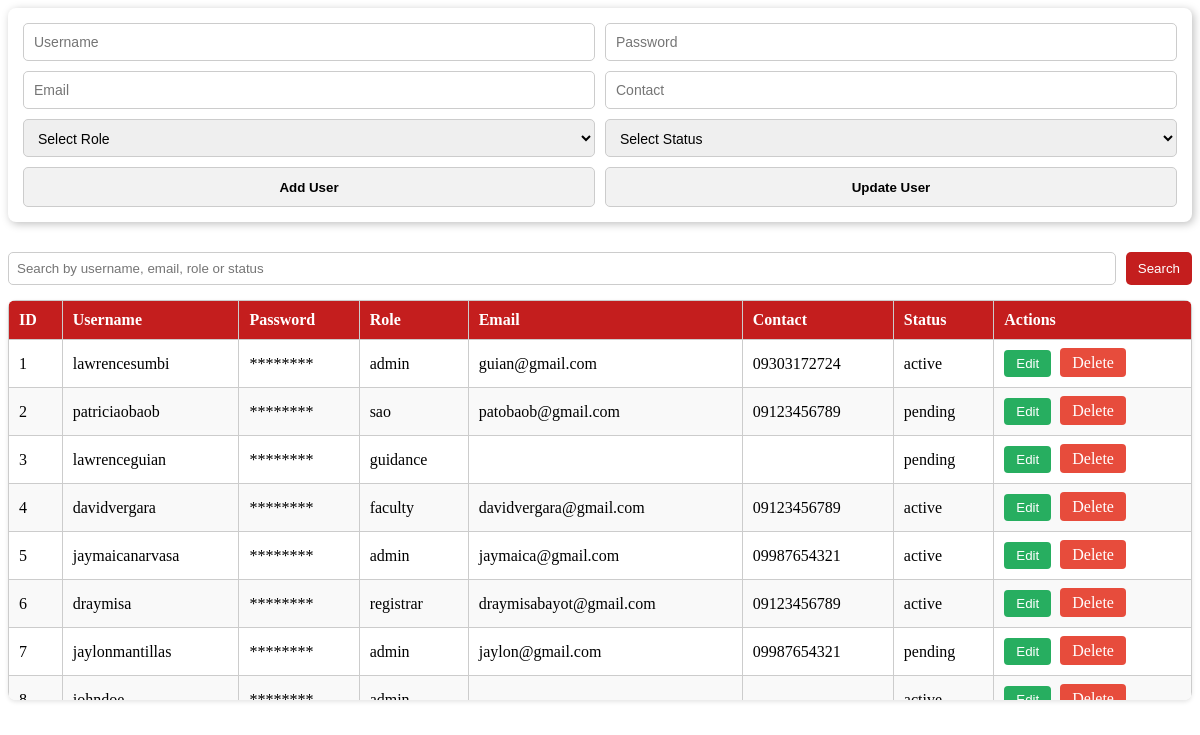
Before: /admin_pages/manage_users.php with the older database file.
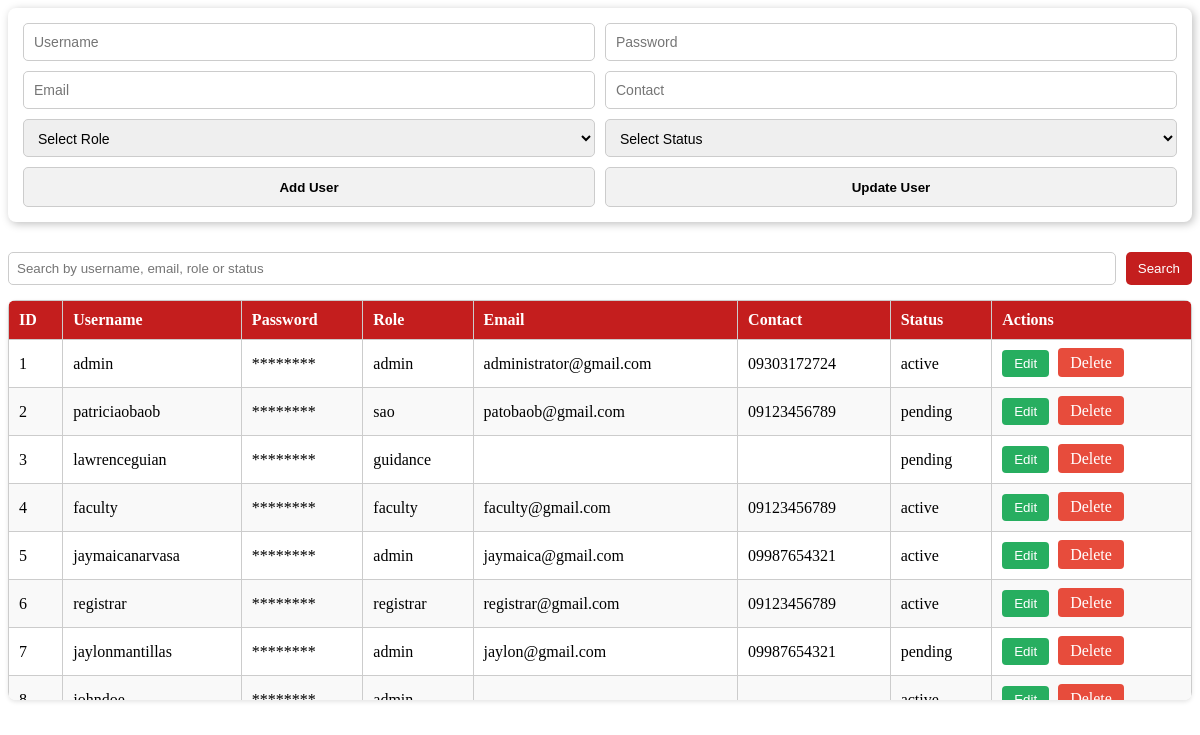
After: the same page with the newer database file.
### tables this page shows
CREATE TABLE `users` (
  `id` int(11) NOT NULL,
  `username` varchar(50) NOT NULL,
  `password` varchar(255) NOT NULL,
  `role` varchar(50) NOT NULL,
  `email` varchar(255) NOT NULL,
  `contact` varchar(50) NOT NULL,
  `status` varchar(50) NOT NULL,
  `img` varchar(255) NOT NULL
);

### admin_pages/manage_users.php (the view, shortened to what this page needs)
<?php
$host = "localhost";
$dbname = "studisciplink";
$user = "root";
$pass = "";
try {
    $pdo = new PDO("mysql:host=$host;dbname=$dbname", $user, $pass);
    $pdo->setAttribute(PDO::ATTR_ERRMODE, PDO::ERRMODE_EXCEPTION);
    $search = isset($_GET['search']) ? trim($_GET['search']) : '';
    if ($search) {
        $stmt = $pdo->prepare("SELECT * FROM users
                               WHERE username LIKE ?
                               OR email LIKE ?
                               OR role LIKE ?
                               OR status LIKE ?
                               ORDER BY id ASC");
        $stmt->execute(["%$search%", "%$search%", "%$search%", "%$search%"]);
    } else {
        $stmt = $pdo->query("SELECT * FROM users ORDER BY id ASC");
    }
    $users = $stmt->fetchAll(PDO::FETCH_ASSOC);
} catch(PDOException $e) {
    echo "<p style='color:red;'>Database error: ".$e->getMessage()."</p>";
}
?>
<form method="POST" class="user-form">
    <div class="row">
        <input type="text" name="username" id="username" placeholder="Username" required>
        <input type="password" name="password" id="password" placeholder="Password">
    </div>
    <div class="row">
        <input type="text" name="email" id="email" placeholder="Email">
        <input type="text" name="contact" id="contact" placeholder="Contact">
    </div>
    <div class="row">
        <select name="role" id="role" required>
            <option value="">Select Role</option>
        </select>
        <select name="status" id="status" required>
            <option value="">Select Status</option>
        </select>
    </div>
    <div class="row">
        <button type="submit" name="add_user" class="add-user">Add User</button>
        <button type="submit" name="update_user" class="update-user">Update User</button>
    </div>
</form>
<form method="GET" class="search-form">
    <input type="text" name="search" placeholder="Search by username, email, role or status" value="<?php echo htmlspecialchars($search); ?>">
    <button type="submit">Search</button>
</form>
<div class="table-container">
    <table class="users-table">
        <thead>
            <tr>
                <th>ID</th>
                <th>Username</th>
                <th>Password</th>
                <th>Role</th>
                <th>Email</th>
                <th>Contact</th>
                <th>Status</th>
                <th>Actions</th>
            </tr>
        </thead>
        <tbody>
            <?php foreach($users as $user): ?>
            <tr>
                <td><?php echo $user['id']; ?></td>
                <td><?php echo $user['username']; ?></td>
                <td>********</td>
                <td><?php echo $user['role']; ?></td>
                <td><?php echo $user['email']; ?></td>
                <td><?php echo $user['contact']; ?></td>
                <td><?php echo $user['status']; ?></td>
                <td>
                    <button class="btn-edit" onclick="editUser(<?php echo htmlspecialchars(json_encode($user)); ?>)">Edit</button>
                    <a class="btn-delete" href="?page=manage_users&delete=<?php echo $user['id']; ?>" onclick="return confirm('Are you sure?')">Delete</a>
                </td>
            </tr>
            <?php endforeach; ?>
        </tbody>
    </table>
</div>

### admin_pages/manage_users.php (style rules this page uses)
.user-form { padding: 15px; border-radius: 8px 8px 8px 8px; box-shadow: 2px 2px 8px rgba(0,0,0,0.25); display: flex; flex-direction: column; gap: 10px; margin-bottom: 30px; }
.user-form .row { display: flex; gap: 10px; }
.user-form input, .user-form select { flex: 1; min-width: 48%; height: 38px; padding: 10px; font-size: 14px; border-radius: 5px; border: 1px solid #ccc; box-sizing: border-box; }
.user-form button { flex: 1; min-width: 48%; height: 40px; font-weight: bold; border: 1px solid #ccc; border-radius: 5px; cursor: pointer; background: none; color: inherit; transition: 0.3s; }
.user-form .row button { background: #f2f2f2; }
.table-container { max-height: 400px; overflow-y: auto; border-radius: 8px; box-shadow: 0 2px 4px rgba(0,0,0,0.1); }
.users-table { width: 100%; border-collapse: collapse; }
.users-table th, .users-table td { padding: 10px; text-align: left; border: 1px solid #ccc; }
.users-table th { background: #c41e1e; color: white; position: sticky; top: 0; z-index: 2; }
.users-table tr:nth-child(even) { background: #f9f9f9; }
.btn-edit { background-color: #27ae60; color: white; border: none; padding: 6px 12px; border-radius: 4px; cursor: pointer; margin-right: 5px; transition: 0.3s; }
.btn-delete { background-color: #e74c3c; color: white; border: none; padding: 6px 12px; border-radius: 4px; cursor: pointer; transition: 0.3s; text-decoration: none; }
.search-form { margin-bottom: 15px; display: flex; gap: 10px; }
.search-form input[type="text"] { flex: 1; padding: 8px; border-radius: 5px; border: 1px solid #ccc; }
.search-form button { padding: 8px 12px; border: none; border-radius: 5px; background: #c41e1e; color: white; cursor: pointer; }

Changed rows visible on the page:
changed users id 1: username "lawrencesumbi" → "admin"; email "guian@gmail.com" → "administrator@gmail.com"
changed users "faculty": username "davidvergara" → "faculty"; email "davidvergara@gmail.com" → "faculty@gmail.com"
changed users "registrar": username "draymisa" → "registrar"; email "draymisabayot@gmail.com" → "registrar@gmail.com"
